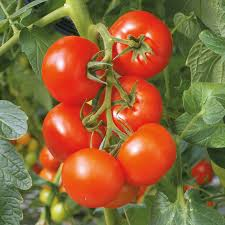
#> input picture Digital Image Processing/OpenCV/gallery/tomato1.jpeg, 225 x 225 px, found by its file name
$ python invertImg.py
#> lines starting #> are read from the running program, lines starting #| are printed output that depends on the picture
#!/usr/bin/env python3
# -*- coding: utf-8 -*-
"""
Created on Wed Jan  8 23:06:11 2020

@author: ezio
"""

import cv2
import math
import numpy as np


CONTRAST = 1.3
img = cv2.imread("./gallery/tomato1.jpeg", cv2.IMREAD_GRAYSCALE)
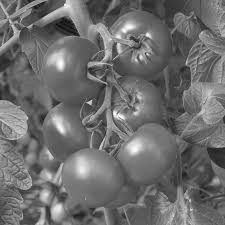
#> img: shape (225, 225); min 8, max 255, mean 108.9
invImg = np.copy(img)

height, width = img.shape[:2]
#> height = 225; width = 225

for i in range(height):
    for j in range(width):
        pix = img.item(i, j)
        modPix = 255 - pix
        invImg.itemset((i, j), modPix)
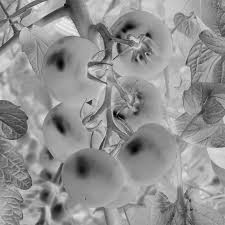
#> invImg: shape (225, 225); min 0, max 247, mean 146.1

cv2.imshow("frame", img)
cv2.waitKey(0)

cv2.imshow("contrasted-frame", invImg)
cv2.waitKey(0)

cv2.destroyAllWindows()

$ run again, with Digital Image Processing/OpenCV/gallery/deer.jpeg copied over Digital Image Processing/OpenCV/gallery/tomato1.jpeg
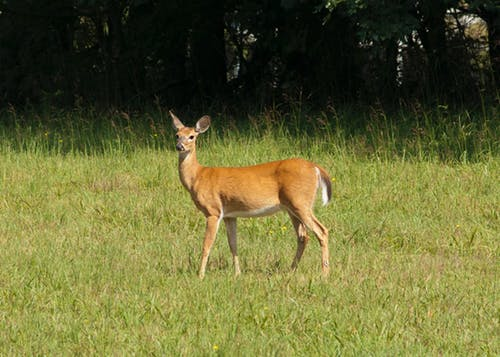
#> input picture Digital Image Processing/OpenCV/gallery/deer.jpeg, 500 x 357 px, found by its file name
#> `img = cv2.imread("./gallery/tomato1.jpeg", cv2.IMREAD_GRAYSCALE)`:
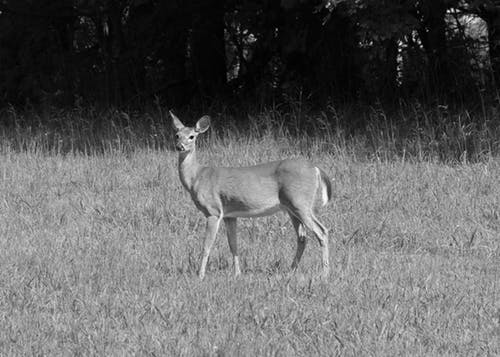
#> img: shape (357, 500); min 0, max 255, mean 97.8
#> after the loop `for i in range(height):`:
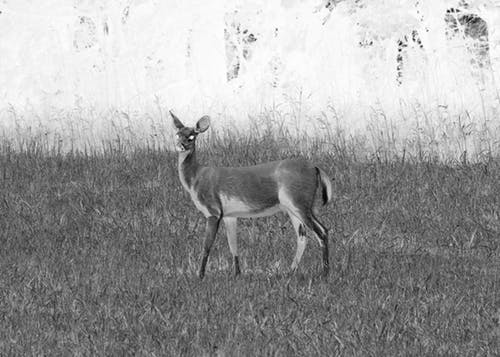
#> invImg: shape (357, 500); min 0, max 255, mean 157.2

$ run again, with Digital Image Processing/OpenCV/gallery/watermelon.jpeg copied over Digital Image Processing/OpenCV/gallery/tomato1.jpeg
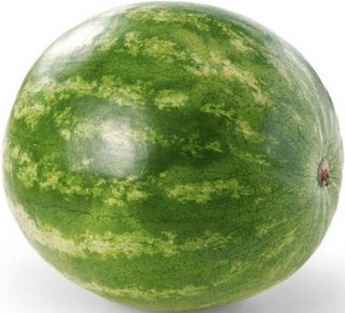
#> input picture Digital Image Processing/OpenCV/gallery/watermelon.jpeg, 345 x 313 px, found by its file name
#> `img = cv2.imread("./gallery/tomato1.jpeg", cv2.IMREAD_GRAYSCALE)`:
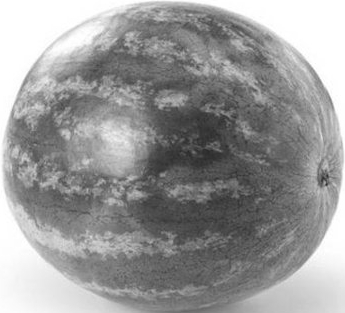
#> img: shape (313, 345); min 39, max 255, mean 152.5
#> after the loop `for i in range(height):`:
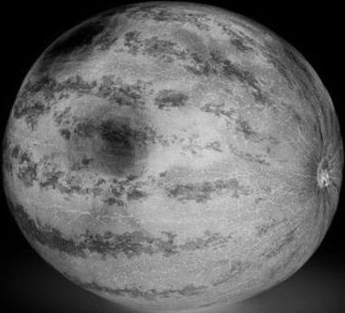
#> invImg: shape (313, 345); min 0, max 216, mean 102.5
